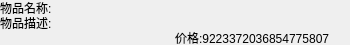
<?xml version="1.0" encoding="UTF-8"?>
<ui version="4.0">
 <class>ItemBaseWidget</class>
 <widget class="QWidget" name="ItemBaseWidget">
  <property name="geometry">
   <rect>
    <x>0</x>
    <y>0</y>
    <width>350</width>
    <height>45</height>
   </rect>
  </property>
  <property name="minimumSize">
   <size>
    <width>350</width>
    <height>45</height>
   </size>
  </property>
  <property name="windowTitle">
   <string>Form</string>
  </property>
  <layout class="QGridLayout" name="gridLayout">
   <property name="leftMargin">
    <number>0</number>
   </property>
   <property name="topMargin">
    <number>0</number>
   </property>
   <property name="rightMargin">
    <number>0</number>
   </property>
   <property name="bottomMargin">
    <number>0</number>
   </property>
   <property name="spacing">
    <number>0</number>
   </property>
   <item row="2" column="1">
    <widget class="QLabel" name="money">
     <property name="text">
      <string>价格:9223372036854775807</string>
     </property>
    </widget>
   </item>
   <item row="0" column="0" colspan="2">
    <widget class="QLabel" name="name">
     <property name="text">
      <string>物品名称:</string>
     </property>
    </widget>
   </item>
   <item row="1" column="0" colspan="2">
    <widget class="QLabel" name="describe">
     <property name="text">
      <string>物品描述:</string>
     </property>
    </widget>
   </item>
  </layout>
 </widget>
 <resources/>
 <connections/>
</ui>
